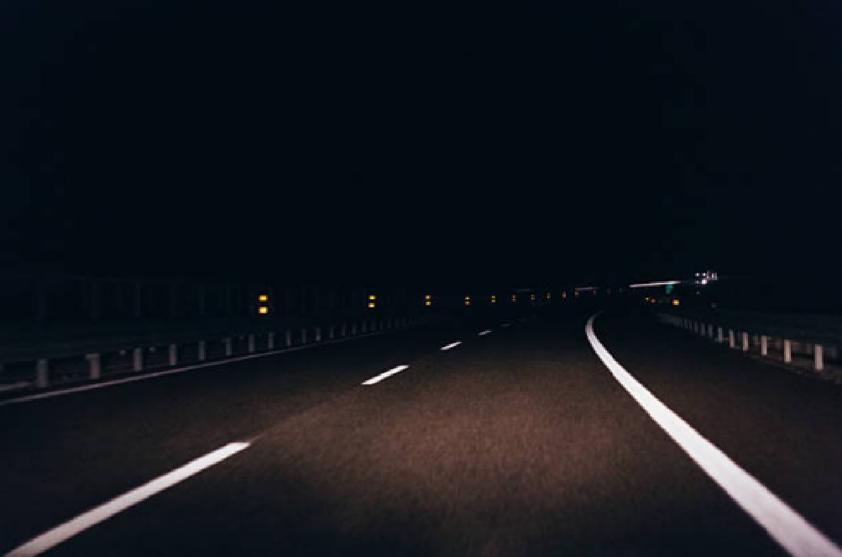
#> input picture Detecting_Edges_and_Shapes/images/lanes.jpg, 842 x 557 px
$ jupyter execute Example_5.ipynb
#> lines starting #> are read from the running program, lines starting #| are printed output that depends on the picture; after the words box and inside, x2 and y2 are one past the last pixel; in counts of white or black regions, pixels touching at a corner belong together
# Identifying lane markings

[cell 1]
import cv2
import matplotlib.pyplot as plt
import numpy as np
from skimage.morphology import rectangle, skeletonize
from skimage.transform import hough_line, hough_line_peaks, probabilistic_hough_line

[cell 2]
lanes = cv2.imread("./images/lanes.jpg")
#> lanes is the input picture: shape (557, 842, 3); mean B, G, R 28.7, 22.8, 20.4
lanes = cv2.cvtColor(lanes, cv2.COLOR_BGR2RGB)

plt.imshow(lanes)
plt.title("RGB")
plt.axis('off')
plt.show()

Binarize the image and then remove small regions.

[cell 3]
lanes_grayscale = cv2.cvtColor(lanes, cv2.COLOR_RGB2GRAY)
_, lanes_binary = cv2.threshold(lanes_grayscale, 127, 255, cv2.THRESH_OTSU)
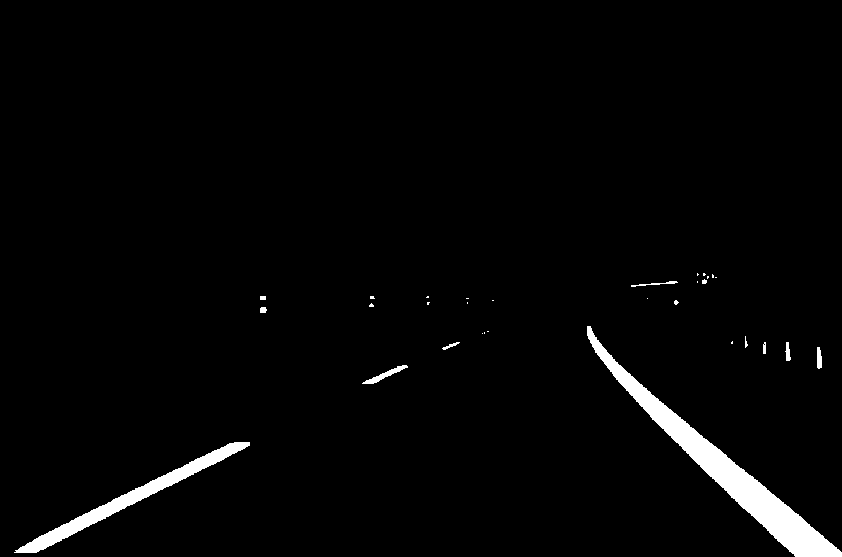
#> lanes_binary: shape (557, 842); 2.4% white; 31 white regions (19 under 20 px), largest, box (x1, y1, x2, y2) and area: (587, 326, 842, 557) 7426, (14, 442, 250, 553) 3076, (362, 365, 408, 384) 226
lanes_binary = cv2.morphologyEx(lanes_binary, cv2.MORPH_OPEN, rectangle(3, 7))
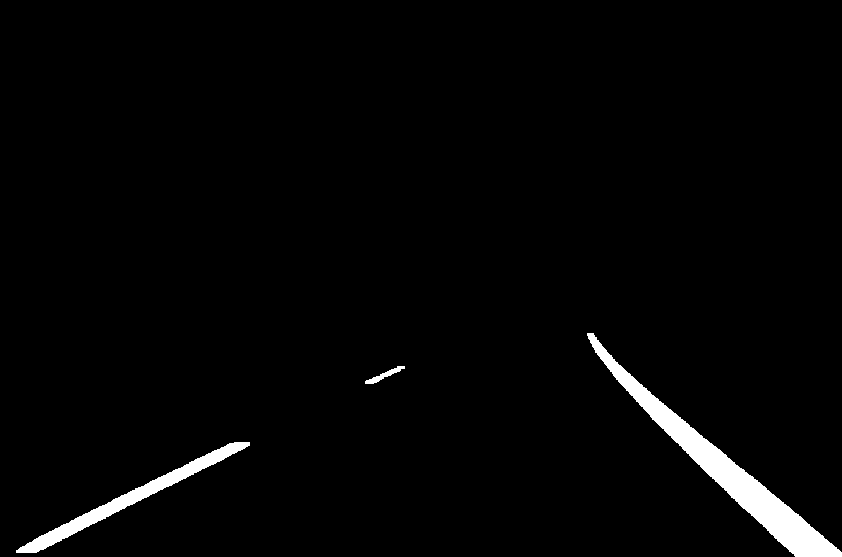
#> lanes_binary: shape (557, 842); 2.3% white; 3 white regions, box (x1, y1, x2, y2) and area: (587, 333, 842, 557) 7391, (16, 442, 250, 553) 3073, (365, 366, 405, 384) 206

plt.imshow(lanes_binary, cmap='gray')
plt.title("Binary")
plt.axis('off')
plt.show()

To avoid identifying many lines per lane marking, we can reduce their thickness. This process is known as skeletonization and can be performed with the [skeletonize()](https://scikit-image.org/docs/stable/api/skimage.morphology.html#skimage.morphology.skeletonize) function.

[cell 4]
lanes_skeletonize = skeletonize(lanes_binary / 255)
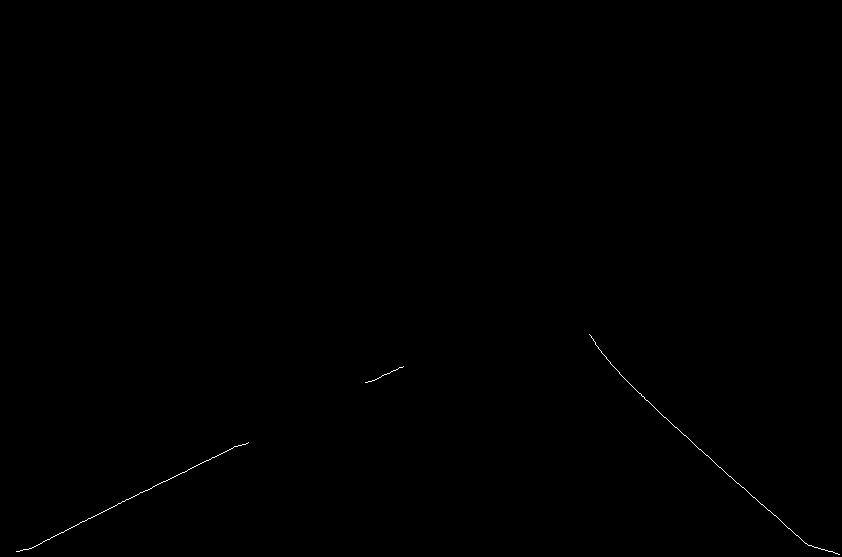
#> lanes_skeletonize: shape (557, 842) bool; 0.11% white in thin lines or dots, all inside (x1, y1, x2, y2) = (16, 334, 840, 555)

plt.imshow(lanes_skeletonize, cmap='gray')
plt.title("Skeletonize")
plt.axis('off')
plt.show()

We can use the [hough_line()](https://scikit-image.org/docs/stable/api/skimage.transform.html#hough-line) function to compute the Hough transform of a binary image. This is the first of three functions used to identify straight lines.

[cell 5]
hspace, angles, distance = hough_line(lanes_skeletonize)
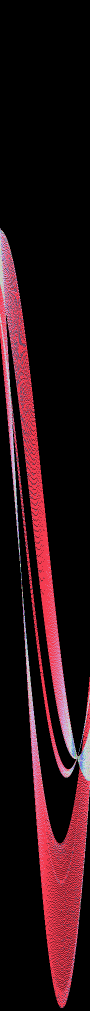
#> hspace: shape (2021, 180) uint64 (shown at 1/2 size); 52 distinct labels, from 0 to 119; one colour per label, 0 black
#> angles = 180 values from -1.57 to 1.55; distance = 2021 values from -1010 to 1010

angle_step = 0.5 * np.diff(angles).mean()
#> angle_step = 0.00873
d_step = 0.5 * np.diff(distance).mean()
#> d_step = 0.5
bounds = [np.rad2deg(angles[0] - angle_step),
          np.rad2deg(angles[-1] + angle_step),
          distance[-1] + d_step, distance[0] - d_step]
#> bounds = [-90.5, 89.5, 1010.5, -1010.5]
plt.imshow(np.log(1 + hspace), extent=bounds, cmap='gray', aspect='auto')
plt.title('Hough transform')
plt.xlabel('Angles (degrees)')
plt.ylabel('Distance (pixels)')
plt.show()
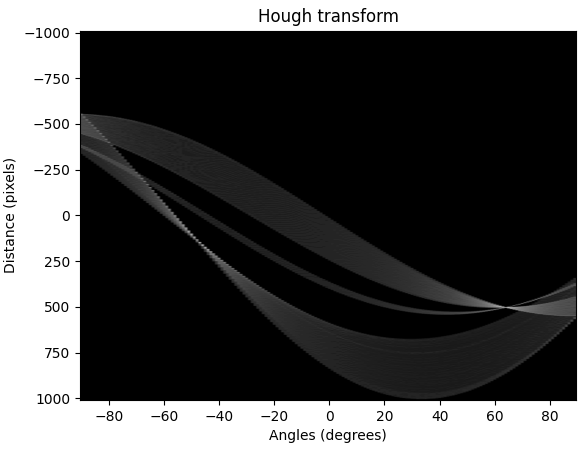
#> figure drawn by matplotlib, 1 panel

Peaks occur in the hough transform where the sinusoids created by individual pixels cross. We can identify the peaks using [hough_line_peaks()](https://scikit-image.org/docs/stable/api/skimage.transform.html#skimage.transform.hough_line_peaks).

[cell 6]
peaks = hough_line_peaks(hspace, angles, distance, min_distance=50, num_peaks=10)
#> peaks = ([119, 117], [1.12, -0.838], [504, 135])
print(f"Number of peaks: {len(peaks[0])}")
#| Number of peaks: 2

We notice that the number of peaks wasn't 10. That's because, with the parameters set, [hough_line_peaks()](https://scikit-image.org/docs/stable/api/skimage.transform.html#skimage.transform.hough_line_peaks) only finds prominent peaks. As we can see in the plot of the Hough transform, there are only two prominent peaks.

[cell 7]
plt.imshow(lanes_binary, cmap='gray')
plt.ylim((lanes_binary.shape[0], 0))
plt.axis('off')
plt.title('Standard Hough transform')

for _, angle, dist in zip(*peaks):
    (x0, y0) = dist * np.array([np.cos(angle), np.sin(angle)])
    plt.axline((x0, y0), slope=np.tan(angle + np.pi/2))
#> this loop made 2 passes
#> (angle, dist, x0, y0) on passes 1 to 2: (1.12, 504, 220.9, 453), (-0.838, 135, 90.33, -100.3)
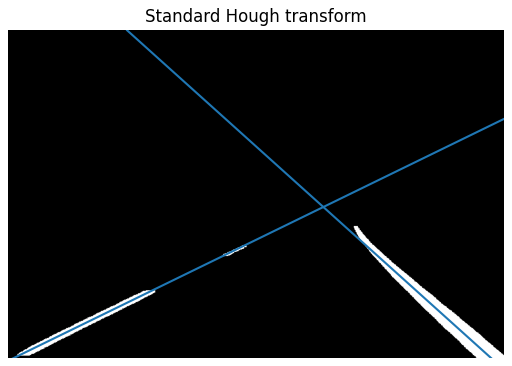
#> figure drawn by matplotlib, 1 panel

We can also use the [probabilistic_hough_line()](https://scikit-image.org/docs/stable/api/skimage.transform.html#probabilistic-hough-line) function,  which returns lines from a progressive probabilistic line Hough transform.

[cell 8]
lanes_lines = probabilistic_hough_line(lanes_skeletonize, threshold=10, line_length=150, line_gap=10, seed=0)
#> lanes_lines = [((65, 530), (239, 445)), ((805, 543), (641, 395))]

plt.imshow(lanes_binary, cmap='gray')
for line in lanes_lines:
    p0, p1 = line
    plt.plot((p0[0], p1[0]), (p0[1], p1[1]))
    plt.scatter((p0[0], p1[0]), (p0[1], p1[1]), marker='X', color='red')
#> this loop made 2 passes
#> (p0, p1) on passes 1 to 2: ((65, 530), (239, 445)), ((805, 543), (641, 395))
plt.axis('off')
plt.title('Probabilistic  Hough transform')
plt.show()
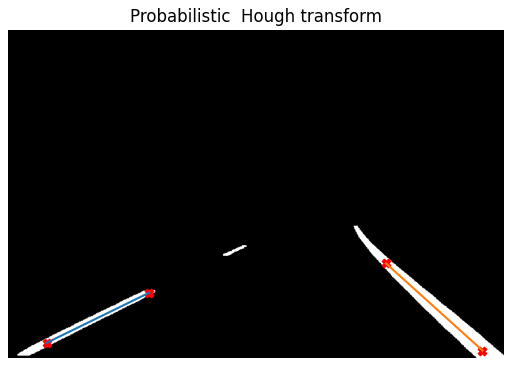
#> figure drawn by matplotlib, 1 panel

$ run again, with Detecting_Edges_and_Shapes/images/blueberries_BW.jpg copied over Detecting_Edges_and_Shapes/images/lanes.jpg
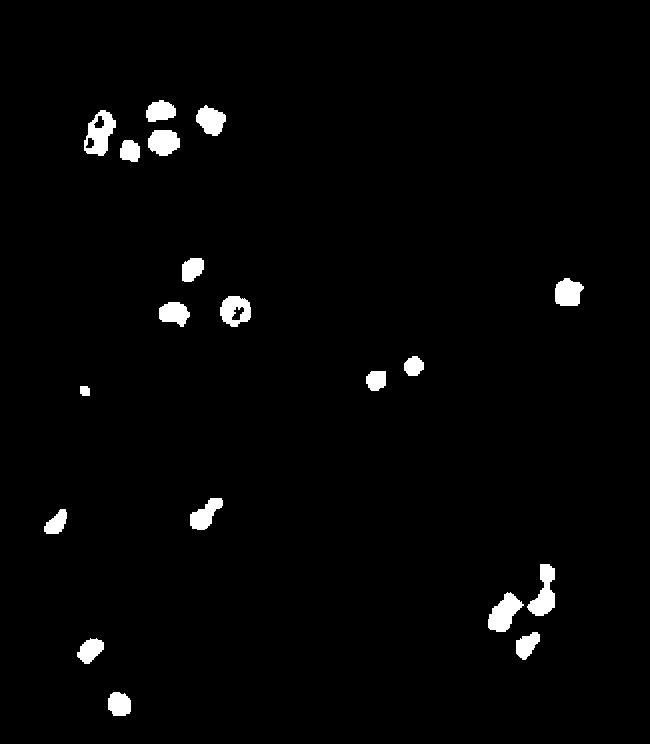
#> input picture Detecting_Edges_and_Shapes/images/blueberries_BW.jpg, 650 x 744 px
#> lanes is the input picture: shape (744, 650, 3); min 0, max 255, mean 5.2
#> lanes_skeletonize: shape (744, 650) bool; 0.12% white in thin lines or dots, all inside (x1, y1, x2, y2) = (45, 110, 583, 710)
#> `hspace, angles, distance = hough_line(lanes_skeletonize)`:
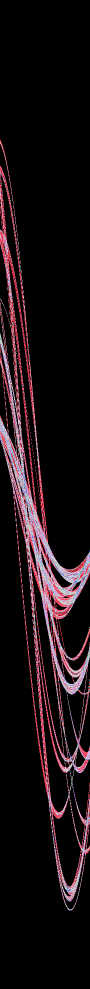
#> hspace: shape (1977, 180) uint64 (shown at 1/2 size); 23 distinct labels, from 0 to 26; one colour per label, 0 black
#> angles = 180 values from -1.57 to 1.55; distance = 1977 values from -988 to 988
#> angle_step = 0.00873
#> d_step = 0.5
#> bounds = [-90.5, 89.5, 988.5, -988.5]
#> peaks = ([26, 22, 20, 19, 17, 16, 16, 15, 15, 14], [1.45, 1.2, -1.48, -1.45, -0.646, 0.716, 0.0175, 1.13, 0.925, 0.628], [160, 188, -297, -120, 13, 492, 102, 505, 575, 767])
#| Number of peaks: 10
#> the loop `for _, angle, dist in zip(*peaks):` made 10 passes
#> (angle, dist, x0, y0) on passes 1 to 8: (1.45, 160, 19.5, 158.8), (1.2, 188, 67.37, 175.5), (-1.48, -297, -25.89, 295.9), (-1.45, -120, -14.62, 119.1), (-0.646, 13, 10.38, -7.82), (0.716, 492, 371.3, 322.8), (0.0175, 102, 102, 1.78), (1.13, 505, 213.4, 457.7)
#> `[cell 7] plt.imshow(lanes_binary, cmap='gray') plt.ylim((lanes_binary...`:
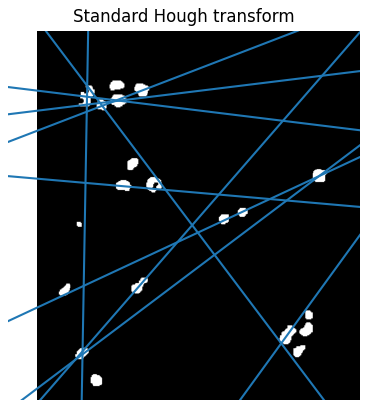
#> figure drawn by matplotlib, 1 panel
#> lanes_lines = []

$ run again, with Detecting_Edges_and_Shapes/images/circles.jpg copied over Detecting_Edges_and_Shapes/images/lanes.jpg
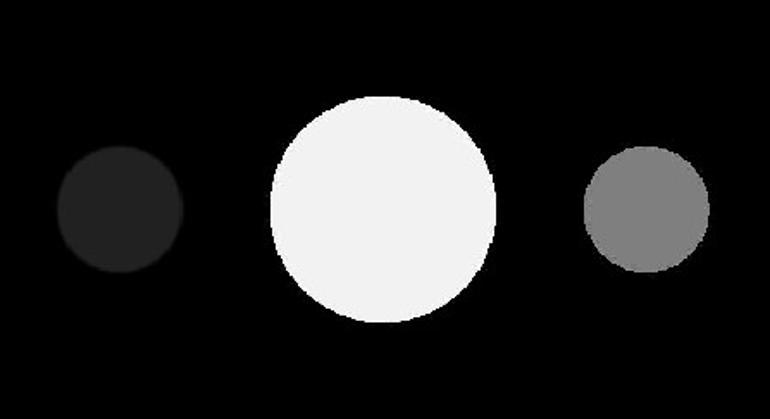
#> input picture Detecting_Edges_and_Shapes/images/circles.jpg, 770 x 419 px
#> lanes is the input picture: shape (419, 770, 3); min 0, max 255, mean 36.6
#> lanes_skeletonize: shape (419, 770) bool; 0.23% white in thin lines or dots, all inside (x1, y1, x2, y2) = (321, 124, 707, 288)
#> `hspace, angles, distance = hough_line(lanes_skeletonize)`:
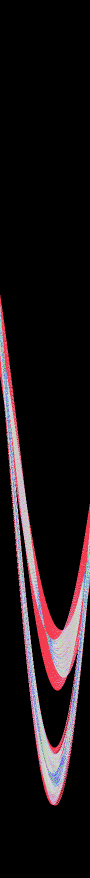
#> hspace: shape (1755, 180) uint64 (shown at 1/2 size); 55 distinct labels, from 0 to 139; one colour per label, 0 black
#> angles = 180 values from -1.57 to 1.55; distance = 1755 values from -877 to 877
#> angle_step = 0.00873
#> d_step = 0.5
#> bounds = [-90.5, 89.5, 877.5, -877.5]
#> peaks = ([139, 107, 79], [-1.57, 0, 0.785], [-209, 382, 601])
#| Number of peaks: 3
#> the loop `for _, angle, dist in zip(*peaks):` made 3 passes
#> (angle, dist, x0, y0) on passes 1 to 3: (-1.57, -209, -1.28e-14, 209), (0, 382, 382, 0), (0.785, 601, 425, 425)
#> `[cell 7] plt.imshow(lanes_binary, cmap='gray') plt.ylim((lanes_binary...`:
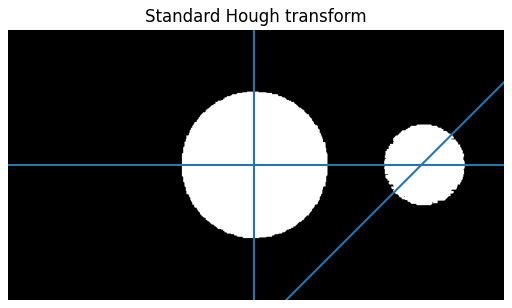
#> figure drawn by matplotlib, 1 panel
#> lanes_lines = []
